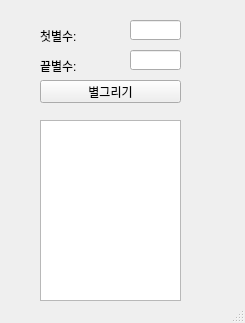
<?xml version="1.0" encoding="UTF-8"?>
<ui version="4.0">
 <class>MainWindow</class>
 <widget class="QMainWindow" name="MainWindow">
  <property name="geometry">
   <rect>
    <x>0</x>
    <y>0</y>
    <width>245</width>
    <height>323</height>
   </rect>
  </property>
  <property name="windowTitle">
   <string>MainWindow</string>
  </property>
  <widget class="QWidget" name="centralwidget">
   <widget class="QLabel" name="lbl_f">
    <property name="geometry">
     <rect>
      <x>40</x>
      <y>30</y>
      <width>56</width>
      <height>12</height>
     </rect>
    </property>
    <property name="text">
     <string>첫별수:</string>
    </property>
   </widget>
   <widget class="QLabel" name="lbl_l">
    <property name="geometry">
     <rect>
      <x>40</x>
      <y>60</y>
      <width>56</width>
      <height>12</height>
     </rect>
    </property>
    <property name="text">
     <string>끝별수:</string>
    </property>
   </widget>
   <widget class="QLineEdit" name="le_f">
    <property name="geometry">
     <rect>
      <x>130</x>
      <y>20</y>
      <width>51</width>
      <height>20</height>
     </rect>
    </property>
   </widget>
   <widget class="QLineEdit" name="le_l">
    <property name="geometry">
     <rect>
      <x>130</x>
      <y>50</y>
      <width>51</width>
      <height>20</height>
     </rect>
    </property>
   </widget>
   <widget class="QPushButton" name="pb">
    <property name="geometry">
     <rect>
      <x>40</x>
      <y>80</y>
      <width>141</width>
      <height>23</height>
     </rect>
    </property>
    <property name="text">
     <string>별그리기</string>
    </property>
   </widget>
   <widget class="QPlainTextEdit" name="pte">
    <property name="geometry">
     <rect>
      <x>40</x>
      <y>120</y>
      <width>141</width>
      <height>181</height>
     </rect>
    </property>
   </widget>
  </widget>
  <widget class="QStatusBar" name="statusbar"/>
 </widget>
 <resources/>
 <connections/>
</ui>
